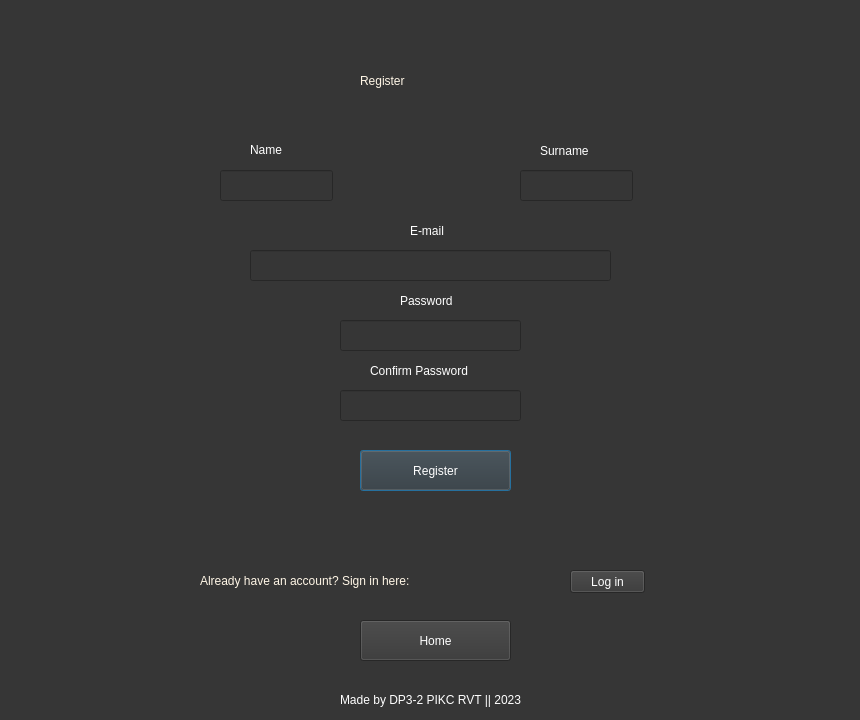
<?xml version="1.0" encoding="UTF-8"?>
<ui version="4.0">
 <class>Dialog</class>
 <widget class="QDialog" name="Dialog">
  <property name="geometry">
   <rect>
    <x>0</x>
    <y>0</y>
    <width>860</width>
    <height>720</height>
   </rect>
  </property>
  <property name="windowTitle">
   <string>Dialog</string>
  </property>
  <property name="styleSheet">
   <string notr="true">
background-color: rgb(54, 54, 54);</string>
  </property>
  <widget class="QLabel" name="label">
   <property name="geometry">
    <rect>
     <x>360</x>
     <y>60</y>
     <width>141</width>
     <height>41</height>
    </rect>
   </property>
   <property name="styleSheet">
    <string notr="true">color: rgb(255, 246, 230);
font: 28pt &quot;Rockwell&quot;;</string>
   </property>
   <property name="text">
    <string>Register</string>
   </property>
  </widget>
  <widget class="QLabel" name="label_2">
   <property name="geometry">
    <rect>
     <x>250</x>
     <y>140</y>
     <width>41</width>
     <height>20</height>
    </rect>
   </property>
   <property name="styleSheet">
    <string notr="true">font: 12pt &quot;MS Shell Dlg 2&quot;;
color: rgb(255, 255, 255);</string>
   </property>
   <property name="text">
    <string>Name</string>
   </property>
  </widget>
  <widget class="QLabel" name="label_3">
   <property name="geometry">
    <rect>
     <x>540</x>
     <y>140</y>
     <width>71</width>
     <height>21</height>
    </rect>
   </property>
   <property name="styleSheet">
    <string notr="true">font: 12pt &quot;MS Shell Dlg 2&quot;;
color: rgb(255, 255, 255);</string>
   </property>
   <property name="text">
    <string>Surname</string>
   </property>
  </widget>
  <widget class="QLabel" name="label_4">
   <property name="geometry">
    <rect>
     <x>410</x>
     <y>220</y>
     <width>51</width>
     <height>21</height>
    </rect>
   </property>
   <property name="styleSheet">
    <string notr="true">font: 12pt &quot;MS Shell Dlg 2&quot;;
color: rgb(255, 255, 255);</string>
   </property>
   <property name="text">
    <string>E-mail</string>
   </property>
  </widget>
  <widget class="QLabel" name="label_5">
   <property name="geometry">
    <rect>
     <x>400</x>
     <y>290</y>
     <width>71</width>
     <height>21</height>
    </rect>
   </property>
   <property name="styleSheet">
    <string notr="true">font: 12pt &quot;MS Shell Dlg 2&quot;;
color: rgb(255, 255, 255);</string>
   </property>
   <property name="text">
    <string>Password</string>
   </property>
  </widget>
  <widget class="QLabel" name="label_6">
   <property name="geometry">
    <rect>
     <x>370</x>
     <y>360</y>
     <width>131</width>
     <height>21</height>
    </rect>
   </property>
   <property name="styleSheet">
    <string notr="true">font: 12pt &quot;MS Shell Dlg 2&quot;;
color: rgb(255, 255, 255);</string>
   </property>
   <property name="text">
    <string>Confirm Password</string>
   </property>
  </widget>
  <widget class="QLineEdit" name="name">
   <property name="geometry">
    <rect>
     <x>220</x>
     <y>170</y>
     <width>113</width>
     <height>31</height>
    </rect>
   </property>
   <property name="styleSheet">
    <string notr="true">color: rgb(255, 255, 255);</string>
   </property>
  </widget>
  <widget class="QLineEdit" name="surname">
   <property name="geometry">
    <rect>
     <x>520</x>
     <y>170</y>
     <width>113</width>
     <height>31</height>
    </rect>
   </property>
   <property name="styleSheet">
    <string notr="true">color: rgb(255, 255, 255);</string>
   </property>
  </widget>
  <widget class="QLineEdit" name="email">
   <property name="geometry">
    <rect>
     <x>250</x>
     <y>250</y>
     <width>361</width>
     <height>31</height>
    </rect>
   </property>
   <property name="styleSheet">
    <string notr="true">color: rgb(255, 255, 255);</string>
   </property>
  </widget>
  <widget class="QLineEdit" name="password">
   <property name="geometry">
    <rect>
     <x>340</x>
     <y>320</y>
     <width>181</width>
     <height>31</height>
    </rect>
   </property>
   <property name="styleSheet">
    <string notr="true">font: 8pt &quot;Rockwell&quot;;
color: rgb(255, 255, 255);</string>
   </property>
   <property name="echoMode">
    <enum>QLineEdit::Password</enum>
   </property>
  </widget>
  <widget class="QLineEdit" name="cPassword">
   <property name="geometry">
    <rect>
     <x>340</x>
     <y>390</y>
     <width>181</width>
     <height>31</height>
    </rect>
   </property>
   <property name="styleSheet">
    <string notr="true">color: rgb(255, 255, 255);</string>
   </property>
   <property name="echoMode">
    <enum>QLineEdit::Password</enum>
   </property>
  </widget>
  <widget class="QLabel" name="label_7">
   <property name="geometry">
    <rect>
     <x>340</x>
     <y>690</y>
     <width>201</width>
     <height>20</height>
    </rect>
   </property>
   <property name="styleSheet">
    <string notr="true">font: 10pt &quot;MS Shell Dlg 2&quot;;
color: rgb(255, 255, 255);</string>
   </property>
   <property name="text">
    <string>Made by DP3-2 PIKC RVT || 2023</string>
   </property>
  </widget>
  <widget class="QPushButton" name="regButton">
   <property name="geometry">
    <rect>
     <x>360</x>
     <y>450</y>
     <width>151</width>
     <height>41</height>
    </rect>
   </property>
   <property name="styleSheet">
    <string notr="true">font: 14pt &quot;Rockwell&quot;;
color: rgb(255, 255, 255);</string>
   </property>
   <property name="text">
    <string>Register</string>
   </property>
  </widget>
  <widget class="QLabel" name="label_8">
   <property name="geometry">
    <rect>
     <x>200</x>
     <y>570</y>
     <width>361</width>
     <height>21</height>
    </rect>
   </property>
   <property name="styleSheet">
    <string notr="true">color: rgb(255, 246, 230);
font: 15pt &quot;Rockwell&quot;;</string>
   </property>
   <property name="text">
    <string>Already have an account? Sign in here:</string>
   </property>
  </widget>
  <widget class="QPushButton" name="logButton">
   <property name="geometry">
    <rect>
     <x>570</x>
     <y>570</y>
     <width>75</width>
     <height>23</height>
    </rect>
   </property>
   <property name="styleSheet">
    <string notr="true">font: 12pt &quot;Rockwell&quot;;
color: rgb(255, 255, 255);</string>
   </property>
   <property name="text">
    <string>Log in</string>
   </property>
  </widget>
  <widget class="QPushButton" name="home">
   <property name="geometry">
    <rect>
     <x>360</x>
     <y>620</y>
     <width>151</width>
     <height>41</height>
    </rect>
   </property>
   <property name="styleSheet">
    <string notr="true">font: 14pt &quot;Rockwell&quot;;
color: rgb(255, 255, 255);</string>
   </property>
   <property name="text">
    <string>Home</string>
   </property>
  </widget>
 </widget>
 <resources/>
 <connections/>
</ui>
